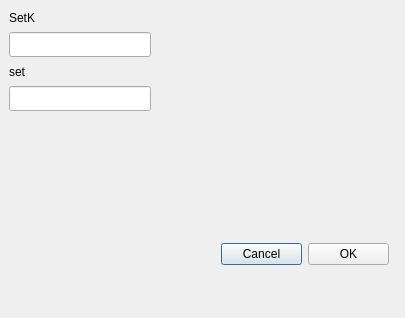
<?xml version="1.0" encoding="UTF-8"?>
<ui version="4.0">
 <class>RemoveWin</class>
 <widget class="QDialog" name="RemoveWin">
  <property name="geometry">
   <rect>
    <x>0</x>
    <y>0</y>
    <width>405</width>
    <height>318</height>
   </rect>
  </property>
  <property name="windowTitle">
   <string>Dialog</string>
  </property>
  <widget class="QLabel" name="label">
   <property name="geometry">
    <rect>
     <x>9</x>
     <y>9</y>
     <width>33</width>
     <height>17</height>
    </rect>
   </property>
   <property name="text">
    <string>SetK</string>
   </property>
  </widget>
  <widget class="QLineEdit" name="lineEdit">
   <property name="geometry">
    <rect>
     <x>9</x>
     <y>32</y>
     <width>142</width>
     <height>25</height>
    </rect>
   </property>
  </widget>
  <widget class="QLabel" name="label_2">
   <property name="geometry">
    <rect>
     <x>9</x>
     <y>63</y>
     <width>22</width>
     <height>17</height>
    </rect>
   </property>
   <property name="text">
    <string>set</string>
   </property>
  </widget>
  <widget class="QLineEdit" name="lineEdit_2">
   <property name="geometry">
    <rect>
     <x>9</x>
     <y>86</y>
     <width>142</width>
     <height>25</height>
    </rect>
   </property>
  </widget>
  <widget class="QWidget" name="">
   <property name="geometry">
    <rect>
     <x>221</x>
     <y>241</y>
     <width>168</width>
     <height>27</height>
    </rect>
   </property>
   <layout class="QHBoxLayout" name="horizontalLayout">
    <item>
     <widget class="QPushButton" name="CancelButton">
      <property name="text">
       <string>Cancel</string>
      </property>
     </widget>
    </item>
    <item>
     <widget class="QPushButton" name="OKButton">
      <property name="text">
       <string>OK</string>
      </property>
     </widget>
    </item>
   </layout>
  </widget>
 </widget>
 <resources/>
 <connections/>
</ui>
